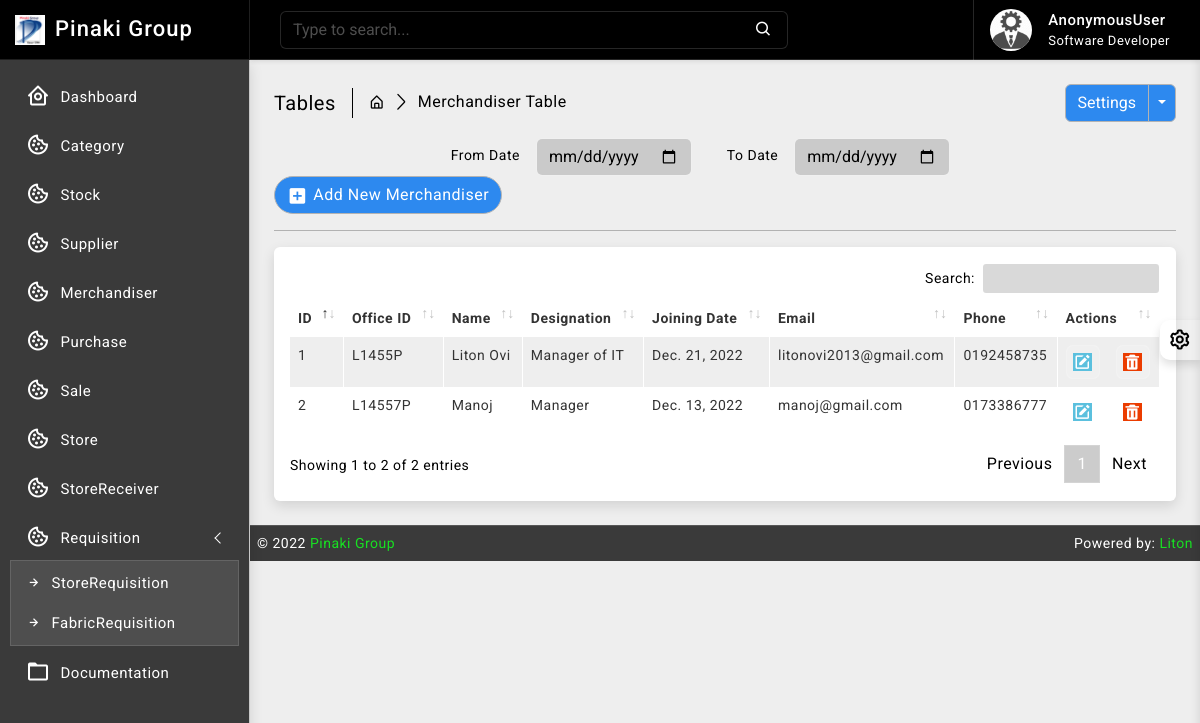
Screenshot of /merchandiser/ with the database file from the repository.
### merchandiser/models.py (models this page shows, shortened)
class Merchandiser(models.Model):
    office_id = models.CharField(max_length=64, null=True, blank=True, unique=True)
    name = models.CharField(max_length=64, null=True, blank=True)
    designation = models.CharField(max_length=64, null=True, blank=True)
    joining_date = models.DateField(default= now)
    email = models.EmailField(max_length=64, blank=True, unique=True)
    phone = models.CharField(max_length=16, null=True, blank=True, unique=True)
    access_area = models.CharField(max_length=64, blank=True)
    created_at = models.DateTimeField(auto_now_add=True, auto_now=False)
    updated_at = models.DateTimeField(auto_now_add=False, auto_now=True)

### merchandiser/views.py (the view)
# urls.py: path('', views.merchandiser_read, name='merchandiser_read'),
def merchandiser_read(request):
    merchandiser_data = Merchandiser.objects.all().order_by('-id')
    context = {
        'merchandiser_data': merchandiser_data
    }
    return render(request, 'merchandiser/read.html', context)

### templates/merchandiser/read.html (shortened to what this page needs)
{% extends 'base/base.html' %}
{% block body %}
{% load static %}
		<div class="page-wrapper">
			<div class="page-content">
				<div class="page-breadcrumb d-none d-sm-flex align-items-center mb-3">
					<div class="breadcrumb-title pe-3">Tables</div>
					<div class="ps-3">
						<nav aria-label="breadcrumb">
							<ol class="breadcrumb mb-0 p-0">
								<li class="breadcrumb-item"><a href="#"><i class="bx bx-home-alt"></i></a>
								</li>
								<li class="breadcrumb-item active" aria-current="page">Merchandiser Table</li>
							</ol>
						</nav>
					</div>
					<div class="ms-auto">
						<div class="btn-group">
							<button type="button" class="btn btn-light">Settings</button>
							<button type="button" class="btn btn-light dropdown-toggle dropdown-toggle-split" data-bs-toggle="dropdown">	<span class="visually-hidden">Toggle Dropdown</span>
							</button>
						</div>
					</div>
				</div>
                <div class="col-md-9">
					<form class="float-md-end">
						<div class="row row-cols-md-auto g-lg-3">
							<label for="inputFromDate" class="col-md-2 col-form-label text-md-end">From Date</label>
							<div class="col-md-4">
								<input type="date" class="form-control" id="inputFromDate">
							</div>
							<label for="inputToDate" class="col-md-2 col-form-label text-md-end">To Date</label>
							<div class="col-md-4">
								<input type="date" class="form-control" id="inputToDate">
							</div>
						</div>
					</form>
				</div>
                <div class="ms-auto"><a href="/merchandiser/create/" class="btn btn-light radius-30 mt-2 mt-lg-0"><i class="bx bxs-plus-square"></i>Add New Merchandiser</a></div>
				<hr/>
				<div class="card">
					<div class="card-body">
						<div class="table-responsive">
							<table id="example2" class="table table-striped table-bordered">
								<thead>
									<tr>
										<th>ID</th>
										<th>Office ID</th>
										<th>Name</th>
										<th>Designation</th>
										<th>Joining Date</th>
										<th>Email</th>
										<th>Phone</th>
										<th>Actions</th>
									</tr>
								</thead>
								<tbody>
									{% for data in merchandiser_data %}
									<tr>
                                        <td>{{ data.id }}</td>
                                        <td>{{ data.office_id }}</td>
                                        <td>{{ data.name }}</td>
                                        <td>{{ data.designation }}</td>
										<td>{{ data.joining_date }}</td>
										<td>{{ data.email }}</td>
										<td>{{ data.phone }}</td>
									   <td class="center">
										<div class="d-flex order-actions">
											<a class="" href="{% url 'merchandiser_update' data.id %}">
												<i class='bx bxs-edit'></i>
											</a>
											<a class="ms-3" href="{% url 'merchandiser_delete' data.id %}" onclick="return confirm('Are you sure?');">
												<i class='bx bxs-trash'></i>
											</a>
										</div>
									   </td>
									</tr>
								 {% endfor %}
								</tbody>
							</table>
						</div>
					</div>
				</div>
			</div>
		</div>
{% endblock body %}

### static/css/app.css (style rules this page uses)
body { font-size: 14px; letter-spacing: .5px; font-family: Roboto, sans-serif; overflow-x: hidden }
a { text-decoration: none }
.page-wrapper { height: 100%; margin-top: 60px; margin-bottom: 0px; margin-left: 250px }
.page-content { padding: 1.5rem 1.5rem 0 1.5rem }
.breadcrumb-title { font-size: 20px; border-right: 1.5px solid #000000; }
.page-breadcrumb .breadcrumb li.breadcrumb-item { font-size: 16px }
.page-breadcrumb .breadcrumb-item+.breadcrumb-item::before { display: inline-block; padding-right: .5rem; color: #000000; font-family: LineIcons; content: "\ea5c" }
.order-actions a { font-size: 18px; width: 34px; height: 34px; display: flex; align-items: center; justify-content: center; background: rgb(255 255 255 / 15%); border: 1px solid rgb(255 255 255 / 15%); text-align: center; border-radius: 20%; color: #ffffff }
.radius-30 { border-radius: 30px }
.btn i { vertical-align: middle; font-size: 1.3rem; margin-top: -1em; margin-bottom: -1em; margin-right: 5px }
input::placeholder { color: #fff!important; opacity: .3!important }
.bg-theme { background-size: 100% 100%; background-attachment: fixed; background-position: center; background-repeat: no-repeat; transition: background .2s; }
body.bg-theme2 { background-image: url(../images/bg-themes/2.png); }

### rows the page displays
Merchandiser: id "2", office_id "L14557P", name "Manoj", designation "Manager", joining_date "Dec. 13, 2022", email "manoj@gmail.com", phone "0173386777"
Merchandiser: id "1", office_id "L1455P", name "Liton Ovi", designation "Manager of IT", joining_date "Dec. 21, 2022", email "litonovi2013@gmail.com", phone "0192458735"

### other values shown
{{ request.user }} "AnonymousUser"
